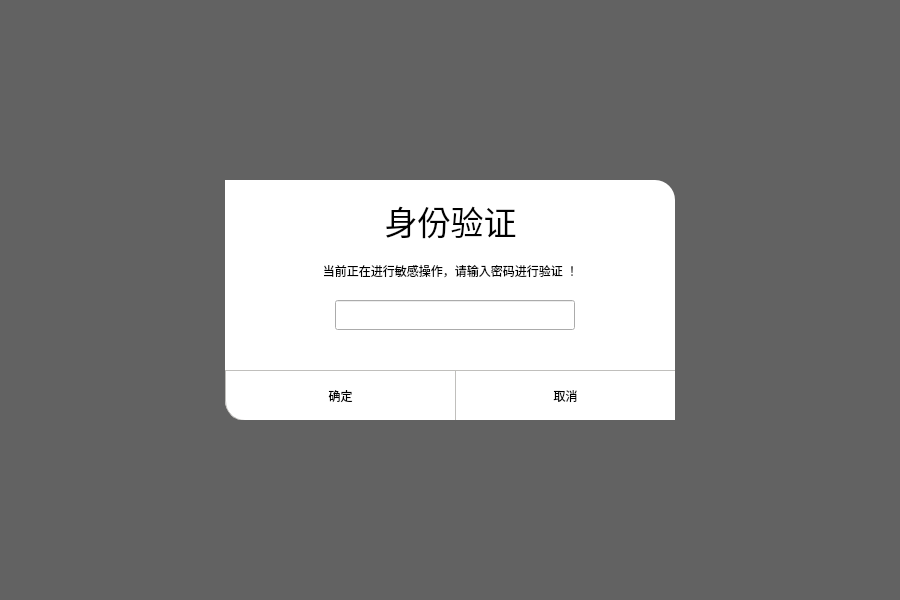
<?xml version="1.0" encoding="UTF-8"?>
<ui version="4.0">
 <class>vertify_d</class>
 <widget class="QDialog" name="vertify_d">
  <property name="geometry">
   <rect>
    <x>0</x>
    <y>0</y>
    <width>900</width>
    <height>600</height>
   </rect>
  </property>
  <property name="windowTitle">
   <string>Dialog</string>
  </property>
  <layout class="QGridLayout" name="gridLayout">
   <property name="leftMargin">
    <number>0</number>
   </property>
   <property name="topMargin">
    <number>0</number>
   </property>
   <property name="rightMargin">
    <number>0</number>
   </property>
   <property name="bottomMargin">
    <number>0</number>
   </property>
   <property name="spacing">
    <number>0</number>
   </property>
   <item row="0" column="0">
    <widget class="QWidget" name="BG" native="true">
     <property name="styleSheet">
      <string notr="true">#BG{
background-color: rgba(0, 0, 0, 150);
}</string>
     </property>
     <layout class="QGridLayout" name="gridLayout_2">
      <item row="0" column="0">
       <widget class="QFrame" name="MP">
        <property name="maximumSize">
         <size>
          <width>450</width>
          <height>240</height>
         </size>
        </property>
        <property name="styleSheet">
         <string notr="true">#MP{
background-color: rgb(255, 255, 255);
border 0px splid;
border-top-right-radius:20px;
border-bottom-left-radius:20px;
}</string>
        </property>
        <property name="frameShape">
         <enum>QFrame::StyledPanel</enum>
        </property>
        <property name="frameShadow">
         <enum>QFrame::Raised</enum>
        </property>
        <widget class="QLabel" name="label">
         <property name="geometry">
          <rect>
           <x>0</x>
           <y>20</y>
           <width>451</width>
           <height>41</height>
          </rect>
         </property>
         <property name="font">
          <font>
           <pointsize>25</pointsize>
          </font>
         </property>
         <property name="text">
          <string>身份验证</string>
         </property>
         <property name="alignment">
          <set>Qt::AlignCenter</set>
         </property>
        </widget>
        <widget class="QLabel" name="label_2">
         <property name="geometry">
          <rect>
           <x>10</x>
           <y>70</y>
           <width>431</width>
           <height>41</height>
          </rect>
         </property>
         <property name="text">
          <string>当前正在进行敏感操作，请输入密码进行验证 ！</string>
         </property>
         <property name="alignment">
          <set>Qt::AlignCenter</set>
         </property>
        </widget>
        <widget class="QLineEdit" name="password">
         <property name="geometry">
          <rect>
           <x>110</x>
           <y>120</y>
           <width>240</width>
           <height>30</height>
          </rect>
         </property>
         <property name="text">
          <string/>
         </property>
         <property name="echoMode">
          <enum>QLineEdit::Password</enum>
         </property>
        </widget>
        <widget class="QPushButton" name="vertify_bt">
         <property name="geometry">
          <rect>
           <x>0</x>
           <y>190</y>
           <width>231</width>
           <height>51</height>
          </rect>
         </property>
         <property name="styleSheet">
          <string notr="true">border:1px solid;
background-color: rgb(255, 255, 255);
border-color: rgb(192, 191, 188);
border-bottom-left-radius:20px;</string>
         </property>
         <property name="text">
          <string>确定</string>
         </property>
        </widget>
        <widget class="QPushButton" name="close_bt">
         <property name="geometry">
          <rect>
           <x>230</x>
           <y>190</y>
           <width>221</width>
           <height>51</height>
          </rect>
         </property>
         <property name="styleSheet">
          <string notr="true">border:1px solid;
background-color: rgb(255, 255, 255);
border-color: rgb(192, 191, 188);</string>
         </property>
         <property name="text">
          <string>取消</string>
         </property>
        </widget>
       </widget>
      </item>
     </layout>
    </widget>
   </item>
  </layout>
 </widget>
 <resources/>
 <connections/>
</ui>
